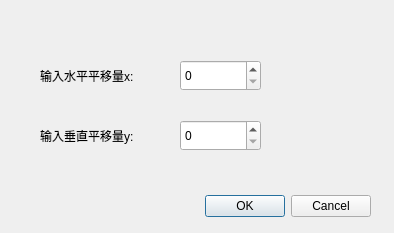
<?xml version="1.0" encoding="UTF-8"?>
<ui version="4.0">
 <class>TranslateDialog</class>
 <widget class="QDialog" name="TranslateDialog">
  <property name="geometry">
   <rect>
    <x>0</x>
    <y>0</y>
    <width>394</width>
    <height>233</height>
   </rect>
  </property>
  <property name="windowTitle">
   <string>平移</string>
  </property>
  <widget class="QDialogButtonBox" name="buttonBox">
   <property name="geometry">
    <rect>
     <x>30</x>
     <y>190</y>
     <width>341</width>
     <height>32</height>
    </rect>
   </property>
   <property name="orientation">
    <enum>Qt::Horizontal</enum>
   </property>
   <property name="standardButtons">
    <set>QDialogButtonBox::Cancel|QDialogButtonBox::Ok</set>
   </property>
  </widget>
  <widget class="QLabel" name="labelX">
   <property name="geometry">
    <rect>
     <x>40</x>
     <y>60</y>
     <width>131</width>
     <height>31</height>
    </rect>
   </property>
   <property name="text">
    <string>输入水平平移量x:</string>
   </property>
  </widget>
  <widget class="QLabel" name="labelY">
   <property name="geometry">
    <rect>
     <x>40</x>
     <y>120</y>
     <width>131</width>
     <height>31</height>
    </rect>
   </property>
   <property name="text">
    <string>输入垂直平移量y:</string>
   </property>
  </widget>
  <widget class="QSpinBox" name="spinBoxX">
   <property name="geometry">
    <rect>
     <x>180</x>
     <y>60</y>
     <width>81</width>
     <height>31</height>
    </rect>
   </property>
   <property name="maximum">
    <number>100000</number>
   </property>
  </widget>
  <widget class="QSpinBox" name="spinBoxY">
   <property name="geometry">
    <rect>
     <x>180</x>
     <y>120</y>
     <width>81</width>
     <height>31</height>
    </rect>
   </property>
   <property name="maximum">
    <number>100000</number>
   </property>
  </widget>
 </widget>
 <resources/>
 <connections>
  <connection>
   <sender>buttonBox</sender>
   <signal>accepted()</signal>
   <receiver>TranslateDialog</receiver>
   <slot>accept()</slot>
   <hints>
    <hint type="sourcelabel">
     <x>248</x>
     <y>254</y>
    </hint>
    <hint type="destinationlabel">
     <x>157</x>
     <y>274</y>
    </hint>
   </hints>
  </connection>
  <connection>
   <sender>buttonBox</sender>
   <signal>rejected()</signal>
   <receiver>TranslateDialog</receiver>
   <slot>reject()</slot>
   <hints>
    <hint type="sourcelabel">
     <x>316</x>
     <y>260</y>
    </hint>
    <hint type="destinationlabel">
     <x>286</x>
     <y>274</y>
    </hint>
   </hints>
  </connection>
 </connections>
</ui>
